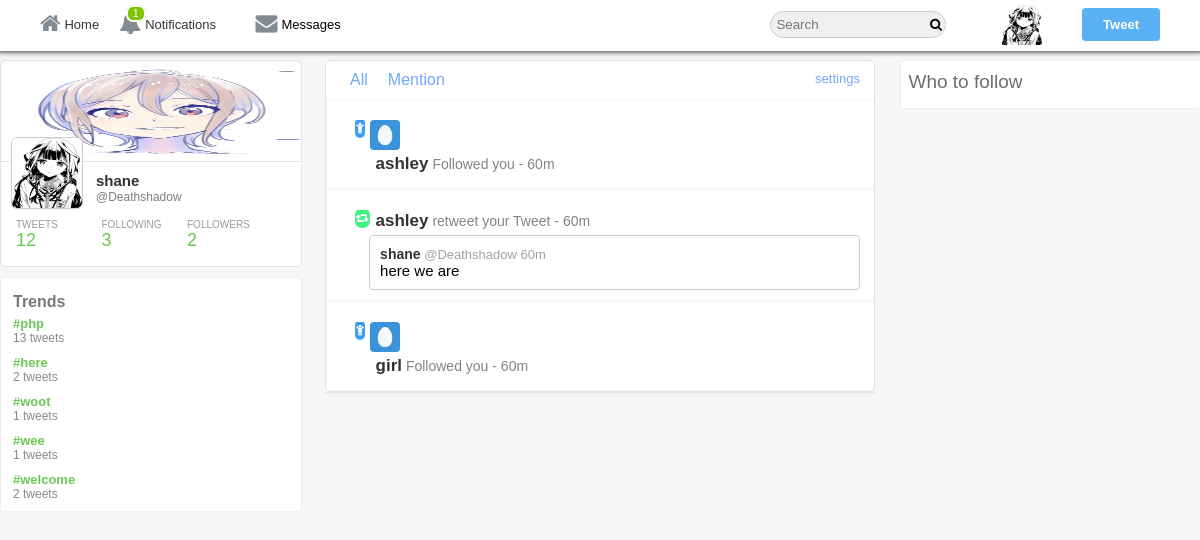
/camagru/notification.php (signed in), run on the app's committed database.
### tables this page shows
CREATE TABLE `users` (
  `user_id` int(11) NOT NULL,
  `username` varchar(40) DEFAULT NULL,
  `email` varchar(255) DEFAULT NULL,
  `password` varchar(32) DEFAULT NULL,
  `screenName` varchar(40) DEFAULT NULL,
  `profileImage` varchar(255) DEFAULT NULL,
  `profileCover` varchar(255) DEFAULT NULL,
  `following` int(11) NOT NULL DEFAULT '0',
  `followers` int(11) NOT NULL DEFAULT '0',
  `bio` varchar(140) DEFAULT NULL,
  `country` varchar(255) DEFAULT NULL,
  `website` varchar(255) DEFAULT NULL
);

CREATE TABLE `trends` (
  `trendID` int(11) NOT NULL,
  `hashtag` varchar(140) DEFAULT NULL,
  `createdOn` datetime NOT NULL DEFAULT CURRENT_TIMESTAMP
);

CREATE TABLE `notification` (
  `ID` int(11) NOT NULL,
  `notificationFor` int(11) NOT NULL DEFAULT '0',
  `notificationFrom` int(11) NOT NULL DEFAULT '0',
  `target` int(11) NOT NULL DEFAULT '0',
  `type` enum('follow','retweet','like','mention') NOT NULL,
  `time` datetime NOT NULL DEFAULT CURRENT_TIMESTAMP,
  `status` int(11) DEFAULT '0'
);

CREATE TABLE `tweets` (
  `tweetID` int(11) NOT NULL,
  `status` varchar(140) DEFAULT NULL,
  `tweetBy` int(11) NOT NULL DEFAULT '0',
  `retweetID` int(11) DEFAULT '0',
  `retweetBy` int(11) DEFAULT '0',
  `tweetImage` varchar(255) DEFAULT NULL,
  `likesCount` int(11) DEFAULT '0',
  `retweetCount` int(11) DEFAULT '0',
  `postedOn` datetime NOT NULL DEFAULT CURRENT_TIMESTAMP,
  `retweetMsg` varchar(140) DEFAULT NULL
);

### camagru/core/init.php (called while the page is built, shortened)
<?php
	include 'database/connection.php';
	include 'classes/user.php';
	include 'classes/tweet.php';
	include 'classes/follow.php';
	include 'classes/message.php';
  	global $pdo;
  	$getFromU = new User($pdo);
  	$getFromT = new Tweet($pdo);
    $getFromM = new Message($pdo);
 ?>

### camagru/core/classes/message.php (called while the page is built, shortened)
<?php
  class Message extends User{
    function __construct($pdo) {
      $this->pdo = $pdo;
    }
    public function getNotificationCount($user_id){
      $stmt = $this->pdo->prepare("SELECT COUNT(`messageID`) AS `totalM`, (SELECT COUNT(`ID`) FROM `notification` WHERE `notificationFor` = :user_id AND `status` = '0') AS `totalN` FROM `messages` WHERE `messageTo` = :user_id AND `status` = '0'");
      $stmt->bindParam(":user_id", $user_id, PDO::PARAM_INT);
      $stmt->execute();
      return $stmt->fetch(PDO::FETCH_OBJ);
    }
    public function notification($user_id){
      $stmt = $this->pdo->prepare("SELECT * FROM `notification` N LEFT JOIN `users` U ON N.`notificationFrom` = U.`user_id`
      LEFT JOIN `tweets` T ON N.`target` = T.`tweetID`
      LEFT JOIN `likes` L ON N.`target` = L.`likeOn`
      LEFT JOIN `follow` F ON N.`notificationFrom` = F.`sender` AND N.`notificationFor` = F.`receiver`
      WHERE N.`notificationFor` = :user_id
      AND N.`notificationFrom` != :user_id GROUP BY `ID`");
      $stmt->execute(array("user_id" => $user_id));
      return $stmt->fetchAll(PDO::FETCH_OBJ);
    }
  }
?>

### camagru/core/classes/user.php (called while the page is built, shortened)
	<?php
class User{
	protected $pdo;
 	public function __construct($pdo){
	    $this->pdo = $pdo;
	}
	public function userData($user_id){
		$stmt = $this->pdo->prepare('SELECT * FROM `users` WHERE `user_id` = :user_id');
		$stmt->bindParam(':user_id', $user_id, PDO::PARAM_INT);
		$stmt->execute();
		return $stmt->fetch(PDO::FETCH_OBJ);
	}
	public function timeAgo($datetime){
		$time    = strtotime($datetime);
 		$current = time();
 		$seconds = $current - $time;
 		$minutes = round($seconds / 60);
		$hours   = round($seconds / 3600);
		$months  = round($seconds / 2600640);
		if($seconds <= 60){
			if($seconds == 0){
				return 'now';
			}else{
				return $seconds.'s';
			}
		}else if($minutes <= 60){
			return $minutes.'m';
		}else if($hours <= 24){
			return $hours.'h';
		}else if($months <= 12){
			return date('M j', $time);
		}else{
			return date('j M Y', $time);
		}
	}
}
?>

### camagru/notification.php (the view, shortened to what this page needs)
<?php
	include 'core/init.php';
 	$user_id = $_SESSION['user_id'];
	$user    = $getFromU->userData($user_id);
	$getFromM->notificationViewed($user_id);
	$notify  = $getFromM->getNotificationCount($user_id);
	$notification  = $getFromM->notification($user_id);
 ?>
<!DOCTYPE html>
 <html>
	<head>
 		  <link rel="stylesheet" href="https://cdnjs.cloudflare.com/ajax/libs/font-awesome/4.6.3/css/font-awesome.css"/>
 	  	  <link rel="stylesheet" href="<?php echo BASE_URL;?>assets/css/style-complete.css"/>
 	</head>
<body>
<div class="wrapper">
<div class="header-wrapper">
<div class="nav-container">
	<div class="nav">
		<div class="nav-left">
			<ul>
				<li><a href="<?php echo BASE_URL;?>home.php"><i class="fa fa-home" aria-hidden="true"></i>Home</a></li>
				<li><a href="<?php echo BASE_URL;?>i/notifications"><i class="fa fa-bell" aria-hidden="true"></i>Notifications<span id="notificaiton"><?php if($notify->totalN > 0){echo '<span class="span-i">'.$notify->totalN.'</span>';}?></span></a></li>
				<li id="messagePopup"><i class="fa fa-envelope" aria-hidden="true"></i>Messages<span id="messages"><?php if($notify->totalM > 0){echo '<span class="span-i">'.$notify->totalM.'</span>';}?></span></li>
			</ul>
		</div>
		<div class="nav-right">
			<ul>
				<li>
					<input type="text" placeholder="Search" class="search"/>
					<i class="fa fa-search" aria-hidden="true"></i>
				</li>
				<li class="hover"><label class="drop-label" for="drop-wrap1"><img src="<?php echo BASE_URL.$user->profileImage;?>"/></label>
				</li>
				<li><label  class="addTweetBtn" for="pop-up-tweet">Tweet</label></li>
			</ul>
		</div>
	</div>
</div>
</div>
<div class="inner-wrapper">
<div class="in-wrapper">
	<div class="in-full-wrap">
		<div class="in-left">
			<div class="in-left-wrap">
		<div class="info-box">
			<div class="info-inner">
				<div class="info-in-head">
					<img src="<?php echo BASE_URL.$user->profileCover;?>"/>
				</div>
				<div class="info-in-body">
					<div class="in-b-box">
						<div class="in-b-img">
							<img src="<?php echo BASE_URL.$user->profileImage;?>"/>
						</div>
					</div>
					<div class="info-body-name">
						<div class="in-b-name">
							<div><a href="<?php echo BASE_URL.$user->username;?>"><?php echo $user->screenName;?></a></div>
							<span><small><a href="<?php echo BASE_URL.$user->username;?>">@<?php echo $user->username;?></a></small></span>
						</div>
					</div>
				</div>
				<div class="info-in-footer">
					<div class="number-wrapper">
						<div class="num-box">
							<div class="num-head">
								TWEETS
							</div>
							<div class="num-body">
								<?php $getFromT->countTweets($user_id);?>
							</div>
						</div>
						<div class="num-box">
							<div class="num-head">
								FOLLOWING
							</div>
							<div class="num-body">
								<span class="count-following"><?php echo $user->following;?></span>
							</div>
						</div>
						<div class="num-box">
							<div class="num-head">
								FOLLOWERS
							</div>
							<div class="num-body">
								<span class="count-followers"><?php echo $user->followers;?></span>
							</div>
						</div>
					</div>
				</div>
			</div>
		</div>
 	 <?php $getFromT->trends();?>
	</div>
		</div>
		<div class="in-center">
			<div class="in-center-wrap">
			<div class="notification-full-wrapper">
				<div class="notification-full-head">
					<div>
						<a href="#">All</a>
					</div>
					<div>
						<a href="#">Mention</a>
					</div>
					<div>
						<a href="#">settings</a>
					</div>
				</div>
		<?php foreach($notification as $data) :?>
			<?php if($data->type == 'follow') :?>
			<div class="notification-wrapper">
				<div class="notification-inner">
					<div class="notification-header">
						<div class="notification-img">
							<span class="follow-logo">
								<i class="fa fa-child" aria-hidden="true"></i>
							</span>
						</div>
						<div class="notification-name">
							<div>
								 <img src="<?php echo BASE_URL.$data->profileImage;?>"/>
							</div>
						</div>
						<div class="notification-tweet">
						<a href="<?php echo BASE_URL.$data->username;?>" class="notifi-name"><?php echo $data->screenName;?></a><span> Followed you - <span><?php echo $getFromU->timeAgo($data->time);?></span>
						</div>
					</div>
				</div>
			</div>
		<?php endif;?>
		<?php if($data->type == 'retweet') :?>
			<div class="notification-wrapper">
				<div class="notification-inner">
					<div class="notification-header">
						<div class="notification-img">
							<span class="retweet-logo">
								<i class="fa fa-retweet" aria-hidden="true"></i>
							</span>
						</div>
					<div class="notification-tweet">
						<a href="<?php echo BASE_URL.$data->username;?>" class="notifi-name"><?php echo $data->screenName;?></a><span> retweet your <?php if($data->tweetBy === $user_id){echo 'Tweet';}else{echo 'Retweet';}?> - <span><?php echo $getFromU->timeAgo($data->time);?></span>
					</div>
					<div class="notification-footer">
						<div class="noti-footer-inner">
							<div class="noti-footer-inner-left">
								<div class="t-h-c-name">
									<span><a href="<?php echo BASE_URL.$user->username;?>"><?php echo $user->screenName;?></a></span>
									<span>@<?php echo $user->username;?></span>
									<span><?php echo $getFromU->timeAgo($data->postedOn);?></span>
								</div>
								<div class="noti-footer-inner-right-text">
									<?php echo $getFromT->getTweetLinks($data->status)?>
								</div>
							</div>
						</div>
					</div>
					</div>
				</div>
			</div>
		<?php endif;?>
		<?php endforeach;?>
			</div>
		    	<div class="loading-div">
		    	</div>
     			</div>
		</div>
		<div class="in-right"	>
			<div class="in-right-wrap">
 		      <?php $getFromF->whoToFollow($user_id, $user->user_id);?>
 			</div>
		</div>
	</div>
</div>
</div>
</div>
</body>
</html>

### camagru/core/classes/tweet.php (shortened to what this page needs)
<?php
class Tweet extends User{
 	public function __construct($pdo){
		$this->pdo = $pdo;
	}
	public function getTweetLinks($tweet){
		$tweet = preg_replace("/(https?:\/\/)([\w]+.)([\w\.]+)/", "<a href='$0' target='_blink'>$0</a>", $tweet);
		$tweet = preg_replace("/#([\w]+)/", "<a href='http://localhost:8080/camagru/hashtag/$1'>$0</a>", $tweet);
		$tweet = preg_replace("/@([\w]+)/", "<a href='http://localhost:8080/camagru/$1'>$0</a>", $tweet);
		return $tweet;
	}
	public function countTweets($user_id){
		$stmt = $this->pdo->prepare("SELECT COUNT(`tweetID`) AS `totalTweets` FROM `tweets` WHERE `tweetBy` = :user_id AND `retweetID` = '0' OR `retweetBy` = :user_id");
		$stmt->bindParam(":user_id", $user_id, PDO::PARAM_INT);
		$stmt->execute();
		$count = $stmt->fetch(PDO::FETCH_OBJ);
		echo $count->totalTweets;
	}
	public function trends(){
		$stmt = $this->pdo->prepare("SELECT *, COUNT(`tweetID`) AS `tweetsCount` FROM `trends` INNER JOIN `tweets` ON `status` LIKE CONCAT('%#',`hashtag`,'%') OR `retweetMsg` LIKE CONCAT('%#',`hashtag`,'%') GROUP BY `hashtag` ORDER BY `tweetID` LIMIT 10");
		$stmt->execute();
		$trends = $stmt->fetchAll(PDO::FETCH_OBJ);
		echo '<div class="trend-wrapper"><div class="trend-inner"><div class="trend-title"><h3>Trends</h3></div>';
		foreach ($trends as $trend) {
			echo '<div class="trend-body">
					<div class="trend-body-content">
						<div class="trend-link">
							<a href="'.BASE_URL.'hashtag/'.$trend->hashtag.'">#'.$trend->hashtag.'</a>
						</div>
						<div class="trend-tweets">
							'.$trend->tweetsCount.' <span>tweets</span>
						</div>
					</div>
				</div>';
		}
		echo '</div></div>';
	}
}
?>

### camagru/core/classes/follow.php (shortened to what this page needs)
<?php
 class Follow extends User{
	public function whoToFollow($user_id, $profileID){
		echo '<div class="follow-wrap"><div class="follow-inner"><div class="follow-title"><h3>Who to follow</h3></div>';
		echo '</div></div>';
	}
}
?>

### data on the page
users: profileImage (picture), profileCover (picture), screenName "shane", username "Deathshadow", following "3", followers "2"
trends: hashtag "php", tweetsCount "13"
trends: hashtag "here", tweetsCount "2"
trends: hashtag "woot", tweetsCount "1"
trends: hashtag "wee", tweetsCount "1"
trends: hashtag "welcome", tweetsCount "2"
notification: users.profileImage (placeholder picture), users.screenName "ashley", time "60m"
notification: users.screenName "ashley", shows "Tweet", time "60m", tweets.postedOn "60m", tweets.status "here we are"
notification: users.profileImage (placeholder picture), users.screenName "girl", time "60m"

### other printed values
$notify->totalN "1"
$count->totalTweets "12"
